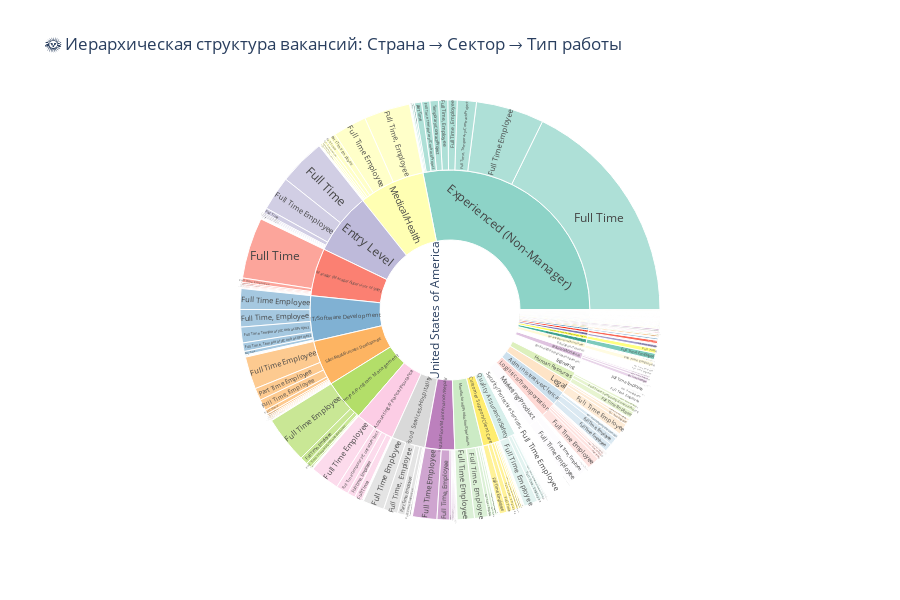

Notebook cell for this chart:
### Code cell
# Интерактивный Sunburst: Иерархия вакансий (страна → сектор → тип)
if all(col in df.columns for col in ['country', 'sector', 'job_type']):
    # Берем топ-10 стран для читаемости
    top_countries = df['country'].value_counts().head(10).index
    df_filtered = df[df['country'].isin(top_countries)].copy()

    # Убираем NaN
    df_filtered = df_filtered.dropna(subset=['country', 'sector', 'job_type'])

    fig = px.sunburst(
        df_filtered,
        path=['country', 'sector', 'job_type'],
        title='🌞 Иерархическая структура вакансий: Страна → Сектор → Тип работы',
        color_discrete_sequence=px.colors.qualitative.Set3
    )

    fig.update_layout(
        height=600,
        template='plotly_white'
    )

    fig.show()

### Figure 1 — Plotly figure (JSON) as saved in the notebook; plotly's stock layout.template omitted (floating-point values rounded to 4 significant figures; data arrays with more than 128 entries replaced by an {"elided": "..."} marker saying what was removed)
{"data": [{"branchvalues": "total", "domain": {"x": [0.0, 1.0], "y": [0.0, 1.0]}, "hovertemplate": "labels=%{label}<br>count=%{value}<br>parent=%{parent}<br>id=%{id}<extra></extra>", "ids": {"elided": "577 str values"}, "labels": {"elided": "577 str values"}, "name": "", "parents": {"elided": "577 str values"}, "values": {"elided": "577 int values"}, "type": "sunburst"}], "layout": {"legend": {"tracegroupgap": 0}, "title": {"text": "🌞 Иерархическая структура вакансий: Страна → Сектор → Тип работы"}, "sunburstcolorway": ["rgb(141,211,199)", "rgb(255,255,179)", "rgb(190,186,218)", "rgb(251,128,114)", "rgb(128,177,211)", "rgb(253,180,98)", "rgb(179,222,105)", "rgb(252,205,229)", "rgb(217,217,217)", "rgb(188,128,189)", "rgb(204,235,197)", "rgb(255,237,111)"], "height": 600}}
